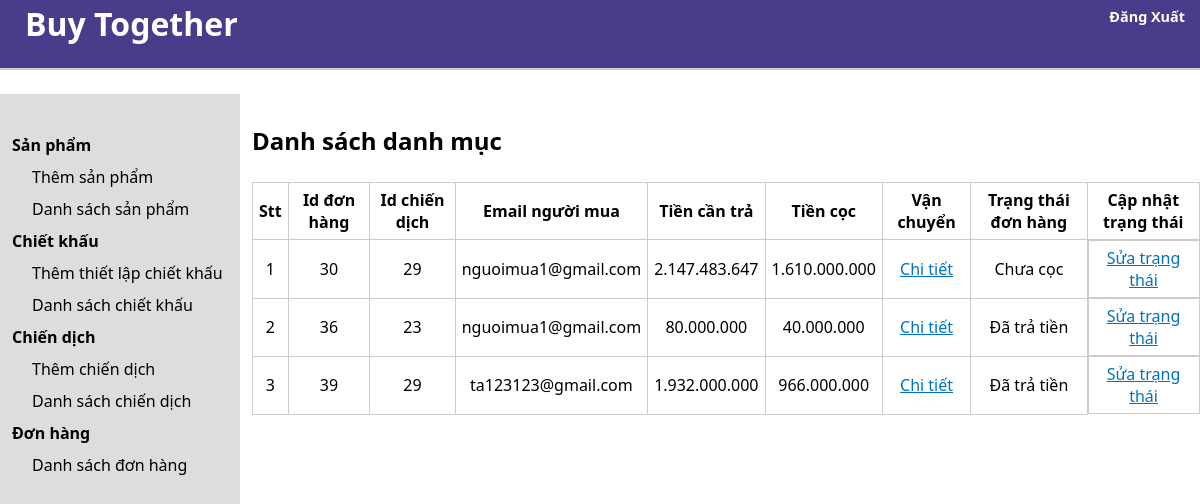
/admin/list_order.php?user_id=26, run on the app's committed database.
### tables this page shows
CREATE TABLE `order_tbl` (
  `order_id` int(11) NOT NULL,
  `user_id` int(11) NOT NULL,
  `campaign_id` int(11) NOT NULL,
  `quantity` int(11) NOT NULL,
  `price_discount` int(50) NOT NULL,
  `down_payment` int(50) NOT NULL,
  `order_condition` int(11) NOT NULL
);

CREATE TABLE `user` (
  `user_id` int(11) NOT NULL,
  `user_name` varchar(255) NOT NULL,
  `user_phone` varchar(10) NOT NULL,
  `user_dob` date NOT NULL,
  `user_type` int(11) NOT NULL,
  `user_email` varchar(255) NOT NULL,
  `user_address` varchar(255) NOT NULL,
  `user_password` varchar(255) NOT NULL
);

### admin/class/database.php (called while the page is built, shortened)
<?php
Class Database{
    public $host    = DB_HOST;
    public $user    = DB_USER;
    public $pass    = DB_PASS;
    public $dbname  = DB_NAME;
    public $link;
    private function connectDB(){
        $this->link = new mysqli($this->host, $this->user, $this->pass,
        $this->dbname);
    }
    public function select($query){
        $result = $this->link->query($query) or
        die($this->link->error.__LINE__);
        if($result->num_rows > 0){
            return $result;
        } else {
            return false;
        }
    }
}

### admin/class/order_class.php (called while the page is built, shortened)
<?php
include_once "database.php";
class order{
    private $db;
    public function __construct(){
        $this -> db = new Database();
    }
    public function show_order_seller($seller_id){
        $query = "SELECT * FROM product WHERE user_id = $seller_id ORDER BY product_id DESC";
        $temp = $this -> db -> select($query);
        if($temp != false){
            while($row = $temp-> fetch_assoc()){
                $product_id[] = $row['product_id'];
            }
            if(!empty($product_id)){
                $product_id_list = implode(",", $product_id);
                $query = "SELECT * FROM campaign WHERE campaign.product_id IN ($product_id_list)
                        ORDER BY campaign_id ASC";
                $temp = $this -> db -> select($query);
                if($temp != false){
                    while($row = $temp-> fetch_assoc()){
                        $campaign_id[] = $row['campaign_id'];
                    }
                    if(!empty($campaign_id)){
                        $campaign_id_list = implode(",", $campaign_id);
                        $query = "SELECT order_tbl.*, user.user_email FROM order_tbl INNER JOIN user ON order_tbl.user_id = user.user_id  WHERE campaign_id IN ($campaign_id_list) ORDER BY order_id ASC";
                        $result = $this -> db -> select($query);
                        if($result != false){
                            return $result;
                        }else{
                            return "Bạn chưa có đơn hàng nào";
                        }
                    }
                }else{
                    return "Bạn chưa có chiến dịch nào";
                }
            }
        }else{
            return "Bạn chưa có sản phẩm nào";
        }
    }
}
?>

### admin/helpers/format.php (called while the page is built, shortened)
<?php
class Format{
    public function format_currency($n=0){
        $n = (string)$n;
        $n = strrev($n);
        $res = '';
        for($i=0; $i<strlen($n); $i++){
            if($i%3==0 && $i!=0){
                $res.='.';
            }
            $res.=$n[$i];
        }
        $res = strrev($res);
        return $res;
    }
}
?>

### admin/list_order.php (the view, shortened to what this page needs)
<?php
include_once "class/order_class.php";
include_once "header.php";
include_once "helpers/format.php";
$order = new order;
$fm = new format;
if(!isset($_GET['user_id']) || $_GET['user_id'] == NULL){
    echo "<script>window.location = '../login.php'</script>";
}else{
    $user_id = $_GET['user_id'];
}
$show_order = $order -> show_order_seller($user_id);
?>
    <section class="admin-content">
        <div class="admin-content-left">
            <ul>
                <li><a href="">Sản phẩm</a>
                    <ul>
                        <li><a href="add_product.php?user_id=<?php echo $user_id?>">Thêm sản phẩm</a></li>
                        <li><a href="list_product.php?user_id=<?php echo $user_id?>">Danh sách sản phẩm</a></li>
                    </ul>
                </li>
                <li><a href="">Chiết khấu
                    <ul>
                        <li><a href="add_discount.php?user_id=<?php echo $user_id?>">Thêm thiết lập chiết khấu</a></li>
                        <li><a href="list_discount.php?user_id=<?php echo $user_id?>">Danh sách chiết khấu</a></li>
                    </ul>
                </li>
                <li><a href="">Chiến dịch</a>
                    <ul>
                        <li><a href="add_campaign.php?user_id=<?php echo $user_id?>">Thêm chiến dịch</a></li>
                        <li><a href="list_campaign.php?user_id=<?php echo $user_id?>">Danh sách chiến dịch</a></li>
                    </ul>
                </li>
                <li><a href="">Đơn hàng</a>
                    <ul>
                        <li><a href="list_order.php?user_id=<?php echo $user_id?>">Danh sách đơn hàng</a></li>
                    </ul>
                </li>
            </ul>
        </div>
        <div class="admin-content-right">
            <div class="admin-content-right-category-list">
                <h1>Danh sách danh mục</h1>
                <?php
                if(!is_string($show_order)){
                ?>
                <table>
                    <tr>
                        <th>Stt</th>
                        <th>Id đơn hàng</th>
                        <th>Id chiến dịch</th>
                        <th>Email người mua</th>
                        <th>Tiền cần trả</th>
                        <th>Tiền cọc</th>
                        <th>Vận chuyển</th>
                        <th>Trạng thái đơn hàng</th>
                        <th>Cập nhật trạng thái</th>
                    </tr>
                    <?php
                    if($show_order){
                        $i = 0;
                        while($result = $show_order -> fetch_assoc()){
                            $i++;
                    ?>
                    <tr>
                        <td><?php echo $i?></td>
                        <td><?php echo $result['order_id']?></td>
                        <td><?php echo $result['campaign_id']?></td>
                        <td><?php echo $result['user_email']?></td>
                        <td><?php echo $fm -> format_currency($result['price_discount']) ?></td>
                        <td><?php echo $fm -> format_currency($result['down_payment']) ?></td>
                        <td><a class="normal_link" href="list_delivery.php?order_id=<?php echo $result['order_id']?>&user_id=<?php echo $user_id?>">Chi tiết</a></td>
                        <td>
                            <?php
                            switch($result['order_condition']){
                                case "0": echo "Chưa cọc"; break;
                                case "2": echo "Đã trả tiền"; break;
                            }
                            ?>
                        </td>
                        <td style="display: flex; justify-content: center;">
                            <?php
                            if($result['order_condition']==3){
                            ?>
                                <button onclick="hideRow(this)" class="button" style="width: 50%;">
                                    Ẩn
                                </button>
                            <?php
                            }else{
                            ?>
                            <a class="normal_link" href="edit_order.php?order_id=<?php echo $result['order_id']?>&user_id=<?php echo $user_id?>">Sửa trạng thái</a>
                            <?php
                            }
                            ?>
                        </td>
                    </tr>
                    <?php
                        }
                    }
                    ?>
                </table>
                <?php
                }else{
                    echo $show_order;
                }
                ?>
            </div>
        </div>
    </section>
</body>
</html>

### admin/style.css (style rules this page uses)
* { margin: 0; padding: 0; box-sizing: border-box; font-family: system-ui, -apple-system, BlinkMacSystemFont, 'Segoe UI', Roboto, Oxygen, Ubuntu, Cantarell, 'Open Sans', 'Helvetica Neue', sans-serif; text-decoration: none; outline: none; color: black; }
ul { list-style: none; }
.admin-content { padding-top: 2%; display: flex; }
.admin-content-left { background-color: #ddd; height: 155vh; width: 20%; padding: 30px 0 0 12px; }
.admin-content-left > ul > li > a { font-weight: bold; }
.admin-content-left ul li { margin: 10px 0; }
.admin-content-left > ul > li > ul { margin-left: 20px; }
.admin-content-right { width: 80%; padding: 30px 0 0 12px; }
.admin-content-right-category-list table { width: 100%; text-align: center; margin-top: 25px; border-collapse: collapse; }
.admin-content-right-category-list tr th,td { border: 1px solid #ccc; padding: 6px 6px; }
a.normal_link { color: #0071c5; text-decoration: underline; }

### data on the page
order_tbl: order_id "30", campaign "29", user.user_email "nguoimua1@gmail.com", price_discount "2.147.483.647", down_payment "1.610.000.000", order_condition "Chưa cọc"
order_tbl: order_id "36", campaign "23", user.user_email "nguoimua1@gmail.com", price_discount "80.000.000", down_payment "40.000.000", order_condition "Đã trả tiền"
order_tbl: order_id "39", campaign "29", user.user_email "ta123123@gmail.com", price_discount "1.932.000.000", down_payment "966.000.000", order_condition "Đã trả tiền"
